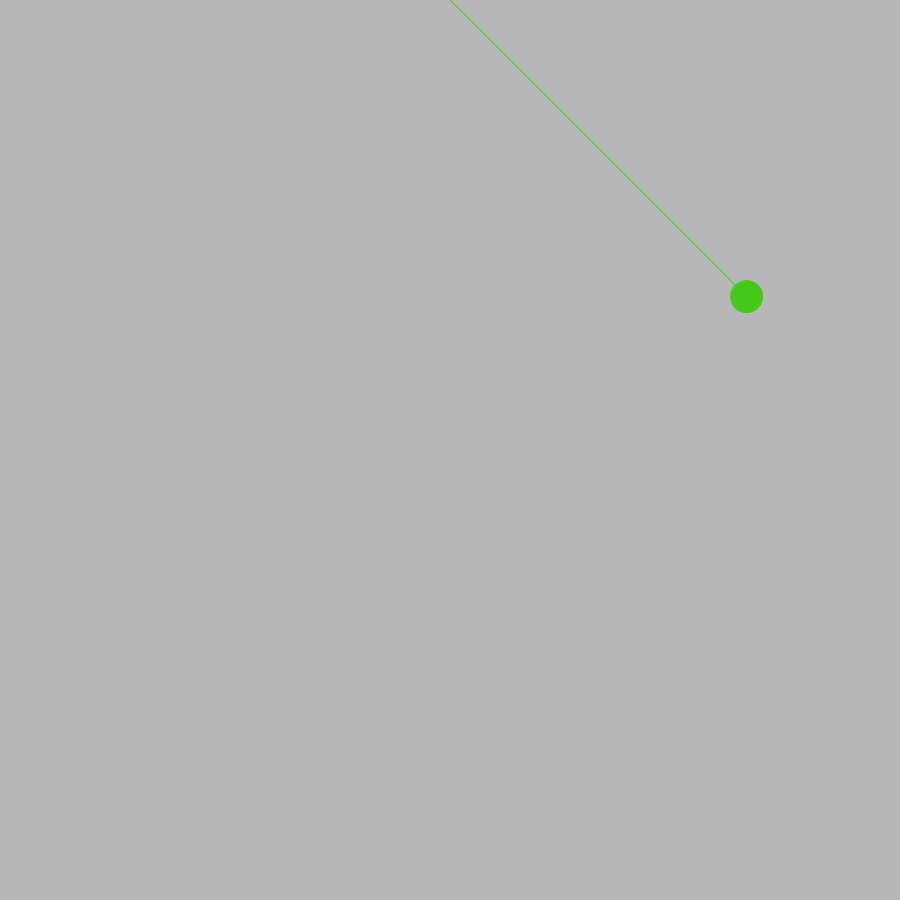
Frame 1 (no input)
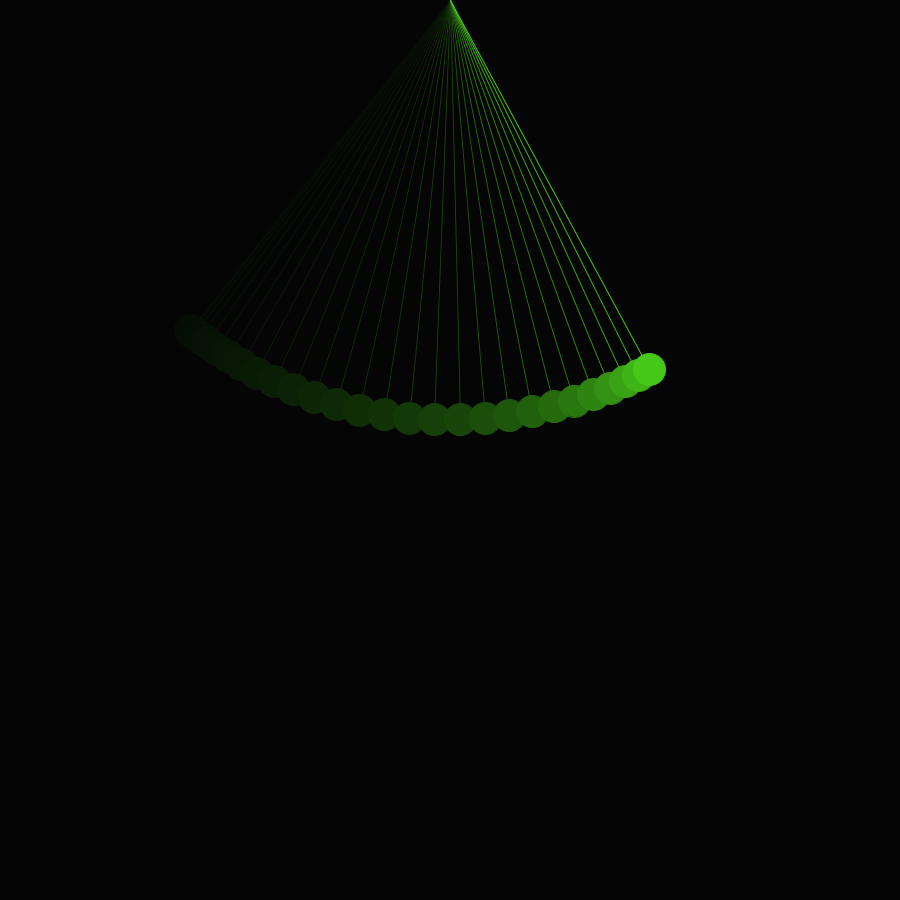
Frame 60 (the mouse pressed at the canvas centre just before this capture)
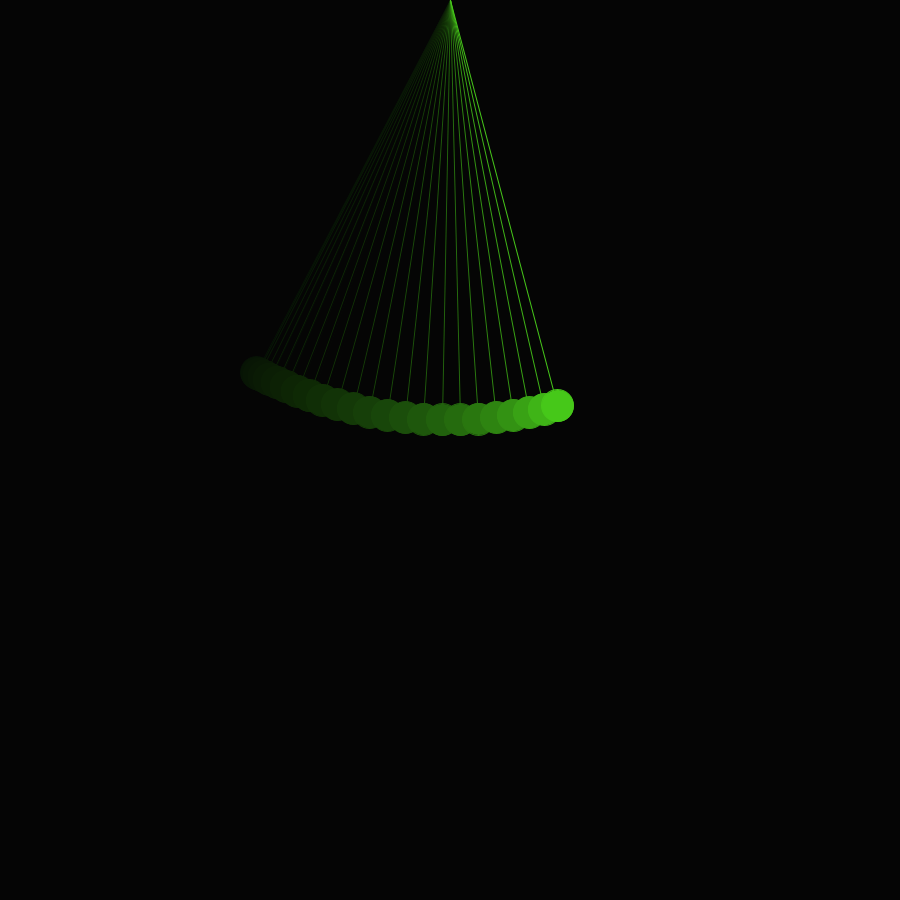
Frame 120 (the mouse held since frame 60 and released just before this capture)

The Processing sketch that drew these frames (run headless with seeded random() and noise(); from frame 60 on, the mouse is pressed at the canvas centre):

// Processing sketch: pendulo_noc
// ── pendulo_noc.pde
PVector origin;
PVector bob;
float len;

float angle = PI/4;
float aVel = 0;
float aAcc = 0;

float g = -0.01;

void setup() {
  size(900,900);
  
  len = 420;
  origin = new PVector(width/2,0);
  bob = new PVector(width/2,len);
}

void draw() {
  bg();
  
  bob.x = origin.x + len * sin(angle);
  bob.y = origin.y + len * cos(angle);
  
  stroke(70,200,25);
  fill(70,200,25);
  line(origin.x,origin.y,bob.x,bob.y);
  ellipse(bob.x,bob.y,32,32);
  
  aAcc = g * sin(angle);
  aVel += aAcc;
  angle += aVel;
  aVel *= 0.99;
}

void bg() {
  pushMatrix();
  noStroke();
  fill(0,25);
  rect(0,0,width,height);
  popMatrix();
}
